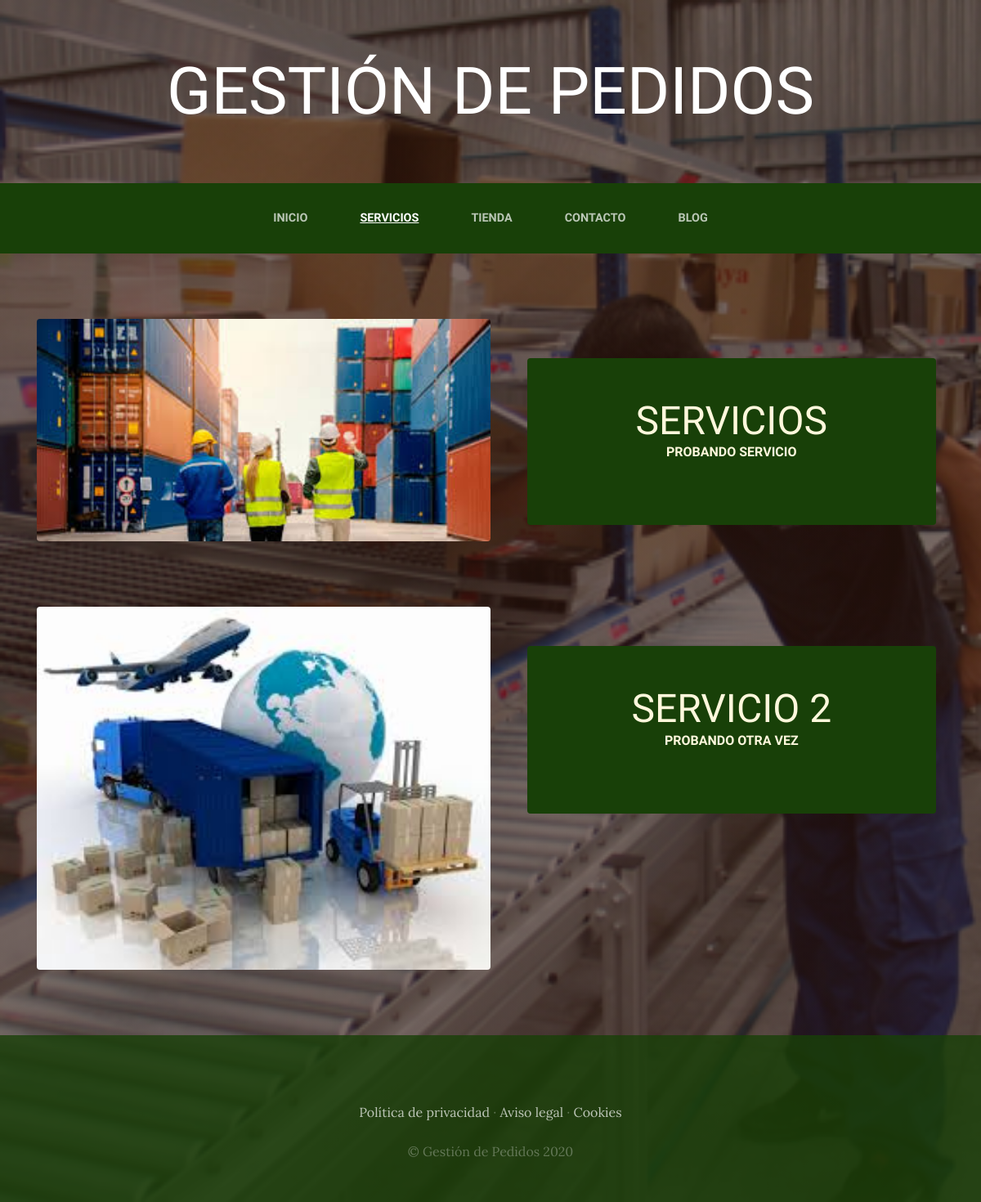
The app's page /servicios/ with its own data.
### servicios/models.py (models this page shows, shortened)
class Servicio(models.Model):
    titulo= models.CharField(max_length=50)
    contenido= models.CharField(max_length=50)
    imagen=models.ImageField(upload_to='servicios')
    created=models.DateTimeField(auto_now_add=True)
    update=models.DateTimeField(auto_now_add=True)
    class Meta:
        verbose_name='servicio'
        verbose_name='servicios'

### servicios/views.py (the view)
# urls.py: path('servicios/', include('servicios.urls')),
def servicios(request):
    servicios= Servicio.objects.all()
    return render (request, "servicios/servicios.html",{"servicios":servicios})

### servicios/templates/servicios/servicios.html
{% extends "ProyectoWebApp/base.html"%}
{% load static %}
{% block content %}
  {% for servicio in servicios %}
    <section class="page-section clearfix">
      <div class="container">
        <div class="intro">
          <img class="intro-img img-fluid mb-3 mb-lg-0 rounded" src="{{servicio.imagen.url}}" alt="" style="width: 50%">
          <div class="intro-text left-0 text-center bg-faded p-5 rounded">
            <h2 class="section-heading mb-4" >
              <span class="section-heading-lower">{{servicio.titulo}}</span>
              <span class="section-heading-upper">{{servicio.contenido}}</span>
            </h2>
          </div>
        </div>
      </div>
    </section>
  {% endfor %}
{% endblock %}

### ProyectoWebApp/static/ProyectoWebApp/css/gestion.css (style rules this page uses)
body { font-family: 'Lora'; background: linear-gradient(rgba(47, 23, 15, 0.65), rgba(47, 23, 15, 0.65)), url("../img/bg_main.jpg"); background-attachment: fixed; background-position: center; background-size: cover; }
h1, h2, h3, h4, h5, h6 { font-family: 'Raleway'; }
.page-section { margin-top: 5rem; margin-bottom: 5rem; }
.section-heading { text-transform: uppercase; }
.section-heading .section-heading-upper { display: block; font-size: 1rem; font-weight: 800; padding-bottom:.5rem; }
.section-heading .section-heading-lower { display: block; font-size: 3rem; font-weight: 100; }
.bg-faded { background-color: rgba(255, 255, 255, 0.85); }
.intro { position: relative; }
@media (min-width: 992px) { .intro .intro-img { width: 75%; float: left; } }
@media (min-width: 992px) { .intro .intro-text { left: 600; width: 60%; margin-top: 3rem; background-color: rgba(24, 64, 8); color: cornsilk; position: absolute; } }
@media (min-width: 1200px) { .intro .intro-text { width: 45%; } }

### records on screen
Servicio: imagen (picture), titulo "SERVICIOS", contenido "PROBANDO SERVICIO"
Servicio: imagen (picture), titulo "SERVICIO 2", contenido "PROBANDO OTRA VEZ"
